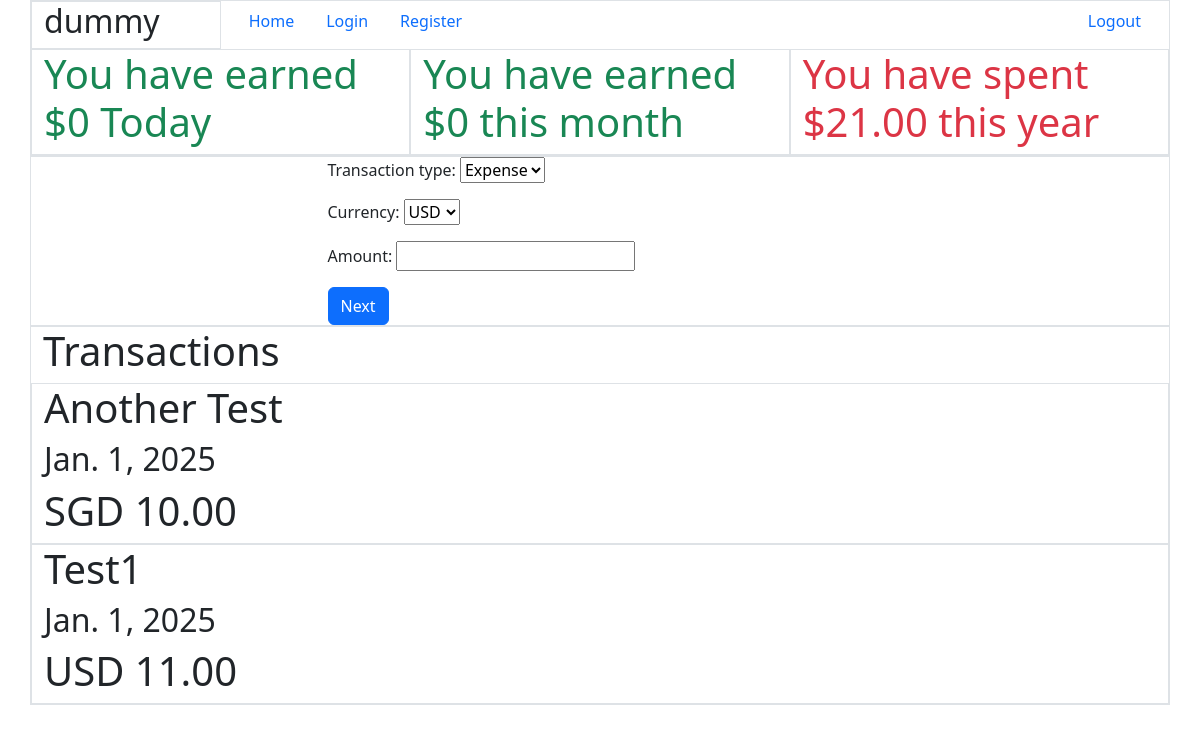
Screenshot of /home/ (signed in) with the database file from the repository.
### Transactions/models.py (models this page shows)
class Transaction(models.Model):
    TransactionType = [('Expense', 'Expense'), ('Income', 'Income')]
    transaction_type = models.CharField(max_length=10, default='Expense', blank=False, null=False,
                              choices=TransactionType)
    CurrencyType = [('USD', 'USD'), ('EUR', 'EUR'), ('GBP', 'GBP'), ('JPY', 'JPY'), ('CNY', 'CNY'), ('SGD', 'SGD'), ('MYR', 'MYR'), ('IDR', 'IDR')]
    currency = models.CharField(max_length=3, default='SGD', blank=False, null=False, choices=CurrencyType)
    amount = models.DecimalField(max_digits=15, decimal_places=2, blank=False, null=False, default=0)
    date = models.DateField(default=timezone.now, blank=False, null=False)
    title = models.CharField(max_length=100, blank=True, null=True)
    description = models.TextField(max_length=1000, blank=True, null=True)
    ExpenseCategory = [
        ('Food', 'Food'),
        ('Transport', 'Transport'),
        ('Shopping', 'Shopping'),
        ('Entertainment', 'Entertainment'),
        ('Health', 'Health'),
        ('Education', 'Education'),
        ('Other', 'Other')
    ]
    IncomeCategory = [
        ('Salary', 'Salary'),
        ('Bonus', 'Bonus'),
        ('Allowance', 'Allowance'),
        ('Other', 'Other')
    ]
    category = models.CharField(max_length=100, blank=False, null=False)
    user = models.ForeignKey('auth.User', on_delete=models.CASCADE)
    def __str__(self):
        return self.title
    class Meta:
        ordering = ('-date',)

### Transactions/views.py (the view, shortened to what this page needs)
# urls.py: path('home/', user_homepage.as_view(), name='user_homepage'),
class user_homepage(LoginMixin, View):
    def get(self, request):
        FormInstance = TransactionForm1()
        MoneyCalculator = MoneyCalculations(Transaction.objects.all())
        context = {
            'form': FormInstance,
            'object_list': Transaction.objects.filter(user=request.user),
            'total_expenditure_of_day': MoneyCalculator.calculate_expenditure_of_day(),
            'total_expenditure_of_month': MoneyCalculator.calculate_expenditure_of_month(),
            'total_expenditure_of_year': MoneyCalculator.calculate_expenditure_of_year(),
        }
        return render(request, 'user_homepage.html', context)

### Transactions/forms.py
class TransactionForm1(forms.Form):
    transaction_type = forms.ChoiceField(choices=Transaction.TransactionType, required=True)
    currency = forms.ChoiceField(choices=Transaction.CurrencyType, required=True)
    amount = forms.DecimalField(max_digits=15, decimal_places=2, required=True)

### Transactions/calculations.py (called while the page is built)
    def calculate_expenditure_of_day(self):
        total_expenditure = 0
        for transaction in self.object_list.filter(date__day=datetime.date.today().day, date__month = datetime.date.today().month, date__year = datetime.date.today().year):
            if transaction.transaction_type == 'Expense':
                total_expenditure += transaction.amount
            elif transaction.transaction_type == 'Income':
                total_expenditure -= transaction.amount
        return total_expenditure

    def calculate_expenditure_of_month(self):
        total_expenditure = 0
        for transaction in self.object_list.filter(date__month=datetime.date.today().month, date__year=datetime.date.today().year):
            if transaction.transaction_type == 'Expense':
                total_expenditure += transaction.amount
            elif transaction.transaction_type == 'Income':
                total_expenditure -= transaction.amount
        return total_expenditure

    def calculate_expenditure_of_year(self):
        total_expenditure = 0
        for transaction in self.object_list.filter(date__year=datetime.date.today().year):
            if transaction.transaction_type == 'Expense':
                total_expenditure += transaction.amount
            elif transaction.transaction_type == 'Income':
                total_expenditure -= transaction.amount
        return total_expenditure

### templates/user_homepage.html (shortened to what this page needs)
<!DOCTYPE html>
<html>
<head>
    {% load bootstrap5 %}
    {% bootstrap_css %}
</head>
<body>
    <div class="container-md border">
        <div class="row">
            {% include 'base.html' %}
        </div>
        <div class="row">
            <div class="col-md-4 border">
                {% if total_expenditure_of_day > 0 %}
                    <h1 class="text-danger">You have spent {{ total_expenditure_of_day }} Today</h1>
                {% else %}
                    <h1 class="text-success">You have earned ${% widthratio total_expenditure_of_day 1 -1 %} Today</h1>
                {% endif %}
            </div>
            <div class="col-md-4 border">
                {% if total_expenditure_of_month > 0 %}
                    <h1 class="text-danger">You have spent ${{ total_expenditure_of_month }} this month</h1>
                {% else %}
                    <h1 class="text-success">You have earned ${% widthratio total_expenditure_of_month 1 -1 %} this month</h1>
                {% endif %}
            </div>
            <div class="col-md-4 border">
                {% if total_expenditure_of_year > 0 %}
                    <h1 class="text-danger">You have spent ${{ total_expenditure_of_year }} this year</h1>
                {% else %}
                    <h1 class="text-success">You have earned ${% widthratio total_expenditure_of_year 1 -1 %} this month</h1>
                {% endif %}
            </div>
        </div>
    </div>
    <div class="container-md border">
        <div class="row justify-content-center">
            <div class="col-md-6">
                <form action="." method="post">
                    {{form.as_p}}
                    <input type="submit" value="Next" class="btn btn-primary">
                </form>
            </div>
        </div>
    </div>
    <div class="container-md border">
        <h1>Transactions</h1>
        {% for record in object_list %}
        <div class="row border">
            <h1>{{record}}</h1>
            <h2>{{record.date}}</h2>
            <h1 class="text">{{record.currency}} {{record.amount}}</h1>
        </div>
        {% endfor %}
    </div>
</body>
</html>

### templates/base.html
<div class="container-md">
    <div class="row">
        <div class="col-md-2 border">
            <h2>{{request.user}}</h2>
        </div>
        <div class="col-md">
            <div class="nav justify-content-start">
                <li class="nav-item">
                    <a class="nav-link" href="{% url 'user_homepage' %}">Home</a>
                </li>
                <li class="nav-item">
                    <a class="nav-link active" href="{% url 'login' %}">Login</a>
                </li>
                <li class="nav item">
                    <a class="nav-link active" href="{% url 'register' %}">Register</a>
                </li>
            </div>
        </div>
        <div class="col-md">
            <div class="nav justify-content-end">
                <li class="nav-item">
                    <a class="nav-link" href="{% url 'logout' %}">Logout</a>
                </li>
            </div>
        </div>
    </div>
</div>

### rows the page displays
Transaction: title "Another Test", date "Jan. 1, 2025", currency "SGD", amount "10.00"
Transaction: title "Test1", date "Jan. 1, 2025", currency "USD", amount "11.00"

### other values shown
{{ request.user }} "dummy"
{{ total_expenditure_of_year }} "21.00"
